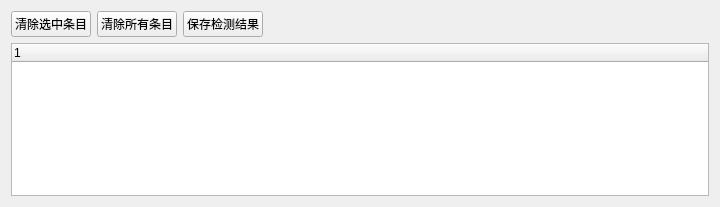
<?xml version="1.0" encoding="UTF-8"?>
<ui version="4.0">
 <class>DetectResultClass</class>
 <widget class="QWidget" name="DetectResultClass">
  <property name="geometry">
   <rect>
    <x>0</x>
    <y>0</y>
    <width>720</width>
    <height>207</height>
   </rect>
  </property>
  <property name="windowTitle">
   <string>检测结果</string>
  </property>
  <layout class="QVBoxLayout" name="verticalLayout">
   <item>
    <layout class="QHBoxLayout" name="horizontalLayout">
     <item>
      <widget class="QPushButton" name="pb_ClearSelect">
       <property name="text">
        <string>清除选中条目</string>
       </property>
      </widget>
     </item>
     <item>
      <widget class="QPushButton" name="pb_ClearAll">
       <property name="text">
        <string>清除所有条目</string>
       </property>
      </widget>
     </item>
     <item>
      <widget class="QPushButton" name="pb_OutPut">
       <property name="text">
        <string>保存检测结果</string>
       </property>
      </widget>
     </item>
     <item>
      <spacer name="horizontalSpacer">
       <property name="orientation">
        <enum>Qt::Horizontal</enum>
       </property>
       <property name="sizeHint" stdset="0">
        <size>
         <width>40</width>
         <height>20</height>
        </size>
       </property>
      </spacer>
     </item>
    </layout>
   </item>
   <item>
    <widget class="QTreeWidget" name="tw_Result">
     <column>
      <property name="text">
       <string notr="true">1</string>
      </property>
     </column>
    </widget>
   </item>
  </layout>
 </widget>
 <resources/>
 <connections/>
</ui>
